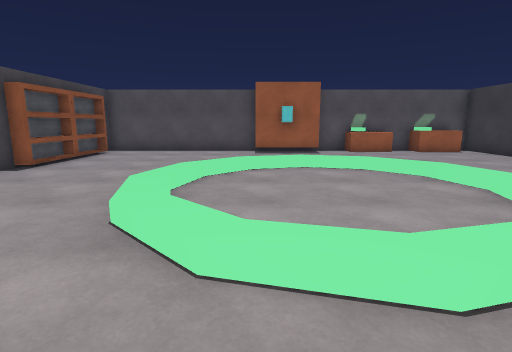
view 1 (above)

14 first-person views from a walk through a Unity game level. The camera is 1.4 m above the floor, tilts 10° down and sees 80° across. The floor is counted in squares, 1 m on a side. Each view is taken from the middle of a square. On the plan, view 1 faces up. The plan holds only what a view shows up to about 14 squares ahead; the rest is blank. Some animated figures are left out. Surface patterns are stand-ins for the level's own textures.

view 2
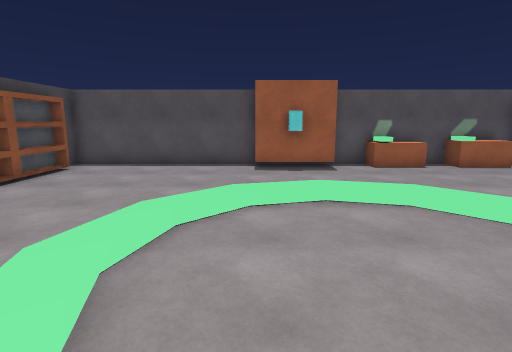

view 3
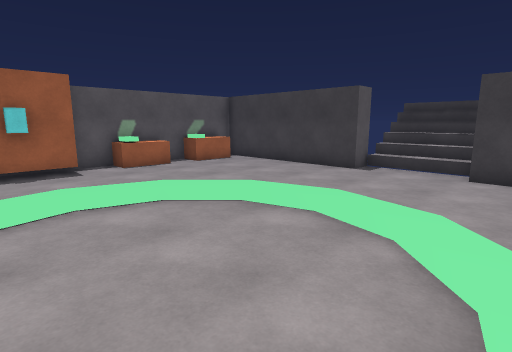

view 4
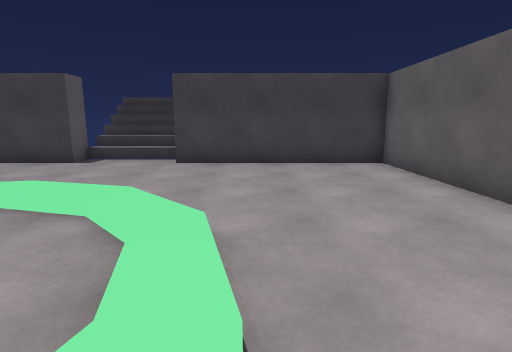

view 5
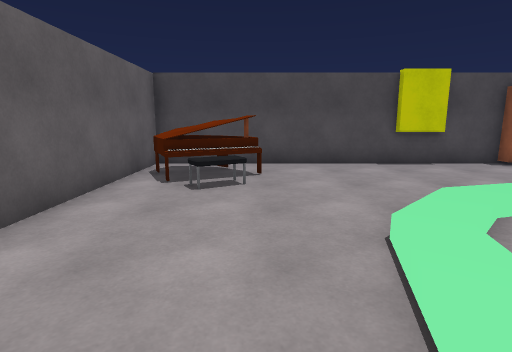

view 6
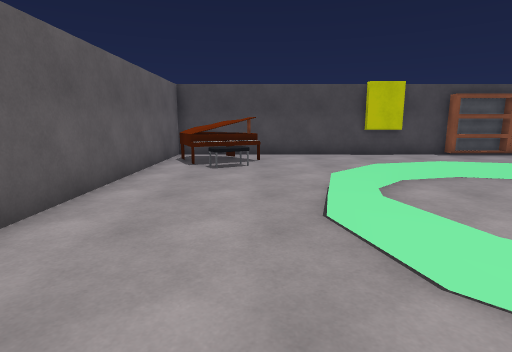

view 7
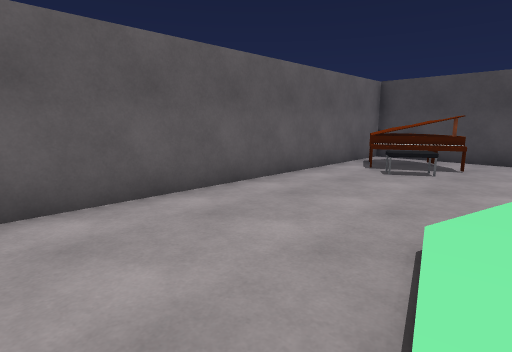

view 8
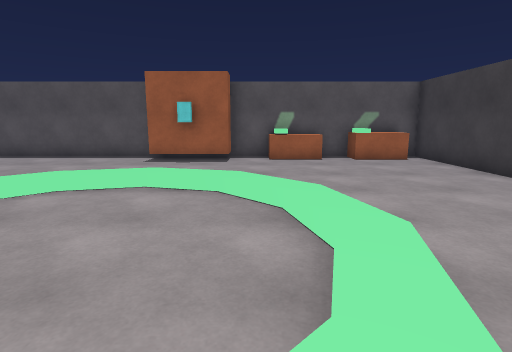

view 9
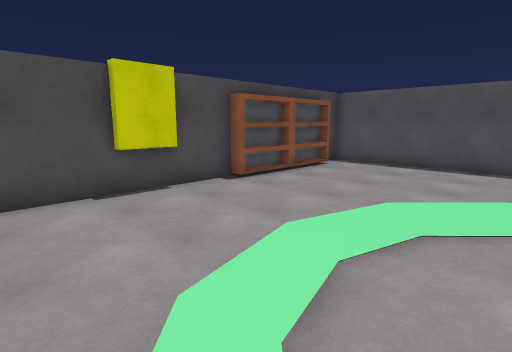

view 10
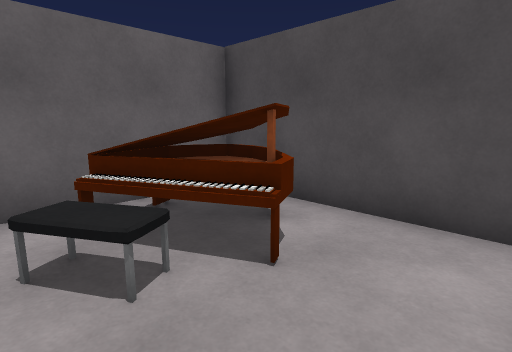

view 11
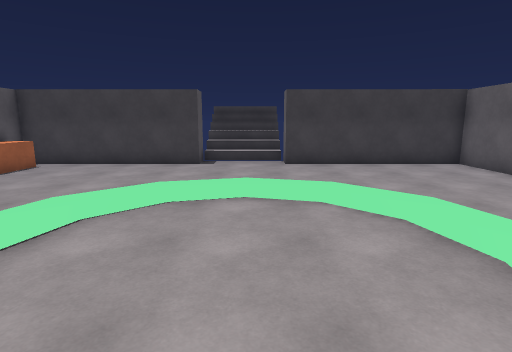

view 12
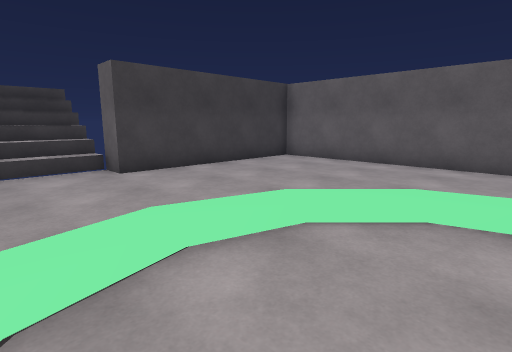

view 13
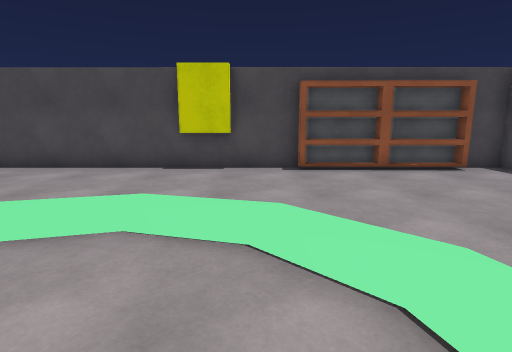

view 14
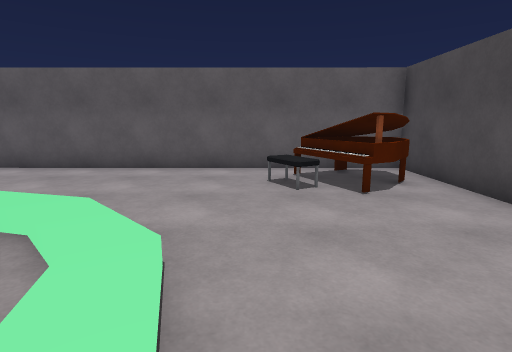

### Floor plan
Key: @ floor where view 1 was taken; # wall or solid block; . main floor; : floor 0.25 m higher than the main floor; / step, stairs or slope; ^ raised ledge; B bookshelf; P piano; O other object.
Columns run from 8 left of view 1 to 14 right of it. Each row starts with its distance up from view 1.
 16 #########  #########
 15 #.......####.^^.^^^#
 14 ##.................#
 13  B.................#
 12  #.................#
 11  B......    .......#
 10  B......////.......#
  9 ##.....O/../O......##
  8 #.....//....//.....////
  7 ##....:......:......///
  6 ##..../....../......///
  5 #...../......:.....##
  4 #...../O....O/.....#
  3 #....../:////......#
  2 #........//........#
  1 #.PPO..............#
  0 #.PPOO..@..........#
 -1 #PPPP..............#
 -2 ##PP...............#
 -3  ###################

Where each view was taken, in squares from view 1:
view 1: 0 up, 0 right, facing up
view 2: 3 up, 0 right, facing up
view 3: 3 up, 0 right, facing up-right
view 4: 2 up, 0 right, facing right
view 5: 1 up, 3 right, facing left
view 6: 1 up, 6 right, facing left
view 7: 3 up, 5 right, facing down-left
view 8: 3 up, 4 right, facing up
view 9: 3 up, 0 right, facing up-left
view 10: 3 up, 3 left, facing down-left
view 11: 6 up, 2 left, facing right
view 12: 8 up, 2 right, facing down-right
view 13: 8 up, 2 right, facing left
view 14: 7 up, 3 left, facing down
